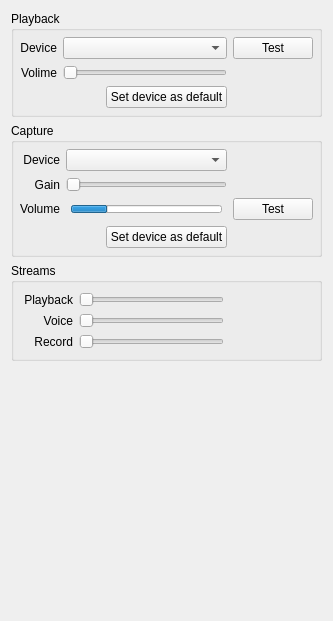
      <widget class="QWidget" name="tabAudio">
       <attribute name="title">
        <string>Audio</string>
       </attribute>
       <layout class="QVBoxLayout" name="verticalLayout_16">
        <item>
         <widget class="QGroupBox" name="groupBox_4">
          <property name="title">
           <string>Playback</string>
          </property>
          <layout class="QVBoxLayout" name="verticalLayout_7">
           <property name="spacing">
            <number>6</number>
           </property>
           <property name="leftMargin">
            <number>6</number>
           </property>
           <property name="topMargin">
            <number>6</number>
           </property>
           <property name="rightMargin">
            <number>6</number>
           </property>
           <property name="bottomMargin">
            <number>6</number>
           </property>
           <item>
            <layout class="QGridLayout" name="gridLayout">
             <item row="1" column="1">
              <widget class="QSlider" name="sliderAudioPlayback">
               <property name="orientation">
                <enum>Qt::Horizontal</enum>
               </property>
              </widget>
             </item>
             <item row="0" column="1">
              <widget class="QComboBox" name="cboxAudioPlayback"/>
             </item>
             <item row="0" column="0">
              <widget class="QLabel" name="label_5">
               <property name="text">
                <string>Device</string>
               </property>
               <property name="alignment">
                <set>Qt::AlignRight|Qt::AlignTrailing|Qt::AlignVCenter</set>
               </property>
              </widget>
             </item>
             <item row="1" column="0">
              <widget class="QLabel" name="label_6">
               <property name="text">
                <string>Volime</string>
               </property>
               <property name="alignment">
                <set>Qt::AlignRight|Qt::AlignTrailing|Qt::AlignVCenter</set>
               </property>
              </widget>
             </item>
             <item row="0" column="2">
              <widget class="QPushButton" name="btnPlaybackTest">
               <property name="sizePolicy">
                <sizepolicy hsizetype="Minimum" vsizetype="Preferred">
                 <horstretch>0</horstretch>
                 <verstretch>0</verstretch>
                </sizepolicy>
               </property>
               <property name="minimumSize">
                <size>
                 <width>80</width>
                 <height>0</height>
                </size>
               </property>
               <property name="text">
                <string>Test</string>
               </property>
               <property name="checkable">
                <bool>true</bool>
               </property>
              </widget>
             </item>
             <item row="2" column="1">
              <layout class="QHBoxLayout" name="horizontalLayout_6">
               <item>
                <spacer name="horizontalSpacer_5">
                 <property name="orientation">
                  <enum>Qt::Horizontal</enum>
                 </property>
                 <property name="sizeHint" stdset="0">
                  <size>
                   <width>40</width>
                   <height>20</height>
                  </size>
                 </property>
                </spacer>
               </item>
               <item>
                <widget class="QPushButton" name="btnPlaybackAsDefault">
                 <property name="text">
                  <string>Set device as default</string>
                 </property>
                </widget>
               </item>
              </layout>
             </item>
            </layout>
           </item>
          </layout>
         </widget>
        </item>
        <item>
         <widget class="QGroupBox" name="groupBox_5">
          <property name="title">
           <string>Capture</string>
          </property>
          <layout class="QVBoxLayout" name="verticalLayout_8">
           <property name="leftMargin">
            <number>6</number>
           </property>
           <property name="topMargin">
            <number>6</number>
           </property>
           <property name="rightMargin">
            <number>6</number>
           </property>
           <property name="bottomMargin">
            <number>6</number>
           </property>
           <item>
            <layout class="QGridLayout" name="gridLayout_2">
             <item row="0" column="0">
              <widget class="QLabel" name="label_7">
               <property name="text">
                <string>Device</string>
               </property>
               <property name="alignment">
                <set>Qt::AlignRight|Qt::AlignTrailing|Qt::AlignVCenter</set>
               </property>
              </widget>
             </item>
             <item row="1" column="1">
              <widget class="QSlider" name="sliderAudioRecord">
               <property name="orientation">
                <enum>Qt::Horizontal</enum>
               </property>
              </widget>
             </item>
             <item row="1" column="0">
              <widget class="QLabel" name="label_8">
               <property name="text">
                <string>Gain</string>
               </property>
               <property name="alignment">
                <set>Qt::AlignRight|Qt::AlignTrailing|Qt::AlignVCenter</set>
               </property>
              </widget>
             </item>
             <item row="0" column="1">
              <widget class="QComboBox" name="cboxAudioRecord"/>
             </item>
             <item row="2" column="0">
              <widget class="QLabel" name="label_9">
               <property name="text">
                <string>Volume</string>
               </property>
               <property name="alignment">
                <set>Qt::AlignRight|Qt::AlignTrailing|Qt::AlignVCenter</set>
               </property>
              </widget>
             </item>
             <item row="2" column="2">
              <widget class="QPushButton" name="btnRecordTest">
               <property name="minimumSize">
                <size>
                 <width>80</width>
                 <height>0</height>
                </size>
               </property>
               <property name="text">
                <string>Test</string>
               </property>
               <property name="checkable">
                <bool>true</bool>
               </property>
              </widget>
             </item>
             <item row="2" column="1">
              <layout class="QHBoxLayout" name="horizontalLayout_5">
               <property name="spacing">
                <number>0</number>
               </property>
               <item>
                <widget class="QWidget" name="widget_1" native="true">
                 <property name="minimumSize">
                  <size>
                   <width>5</width>
                   <height>0</height>
                  </size>
                 </property>
                 <property name="maximumSize">
                  <size>
                   <width>5</width>
                   <height>16777215</height>
                  </size>
                 </property>
                </widget>
               </item>
               <item>
                <widget class="QProgressBar" name="pbarAudioRecord">
                 <property name="sizePolicy">
                  <sizepolicy hsizetype="MinimumExpanding" vsizetype="Fixed">
                   <horstretch>0</horstretch>
                   <verstretch>0</verstretch>
                  </sizepolicy>
                 </property>
                 <property name="maximumSize">
                  <size>
                   <width>16777215</width>
                   <height>8</height>
                  </size>
                 </property>
                 <property name="value">
                  <number>24</number>
                 </property>
                 <property name="textVisible">
                  <bool>false</bool>
                 </property>
                 <property name="format">
                  <string/>
                 </property>
                </widget>
               </item>
               <item>
                <widget class="QWidget" name="widget_2" native="true">
                 <property name="minimumSize">
                  <size>
                   <width>5</width>
                   <height>0</height>
                  </size>
                 </property>
                 <property name="maximumSize">
                  <size>
                   <width>5</width>
                   <height>16777215</height>
                  </size>
                 </property>
                </widget>
               </item>
              </layout>
             </item>
             <item row="3" column="1">
              <layout class="QHBoxLayout" name="horizontalLayout_7">
               <item>
                <spacer name="horizontalSpacer_6">
                 <property name="orientation">
                  <enum>Qt::Horizontal</enum>
                 </property>
                 <property name="sizeHint" stdset="0">
                  <size>
                   <width>40</width>
                   <height>20</height>
                  </size>
                 </property>
                </spacer>
               </item>
               <item>
                <widget class="QPushButton" name="btnRecordAsDefault">
                 <property name="text">
                  <string>Set device as default</string>
                 </property>
                </widget>
               </item>
              </layout>
             </item>
            </layout>
           </item>
          </layout>
         </widget>
        </item>
        <item>
         <widget class="QGroupBox" name="groupBox_10">
          <property name="title">
           <string>Streams</string>
          </property>
          <layout class="QVBoxLayout" name="verticalLayout_9">
           <item>
            <layout class="QGridLayout" name="gridLayout_3">
             <item row="0" column="0">
              <widget class="QLabel" name="labelStreamPlayback">
               <property name="text">
                <string>Playback</string>
               </property>
               <property name="alignment">
                <set>Qt::AlignRight|Qt::AlignTrailing|Qt::AlignVCenter</set>
               </property>
              </widget>
             </item>
             <item row="1" column="1">
              <widget class="QSlider" name="sliderStreamVoice">
               <property name="orientation">
                <enum>Qt::Horizontal</enum>
               </property>
              </widget>
             </item>
             <item row="0" column="1">
              <widget class="QSlider" name="sliderStreamPlayback">
               <property name="orientation">
                <enum>Qt::Horizontal</enum>
               </property>
              </widget>
             </item>
             <item row="0" column="2">
              <widget class="QWidget" name="widget_3" native="true">
               <property name="minimumSize">
                <size>
                 <width>80</width>
                 <height>0</height>
                </size>
               </property>
              </widget>
             </item>
             <item row="1" column="0">
              <widget class="QLabel" name="labelStreamVoice">
               <property name="text">
                <string>Voice</string>
               </property>
               <property name="alignment">
                <set>Qt::AlignRight|Qt::AlignTrailing|Qt::AlignVCenter</set>
               </property>
              </widget>
             </item>
             <item row="2" column="0">
              <widget class="QLabel" name="labelStreamRecord">
               <property name="text">
                <string>Record</string>
               </property>
               <property name="alignment">
                <set>Qt::AlignRight|Qt::AlignTrailing|Qt::AlignVCenter</set>
               </property>
              </widget>
             </item>
             <item row="2" column="1">
              <widget class="QSlider" name="sliderStreamRecord">
               <property name="orientation">
                <enum>Qt::Horizontal</enum>
               </property>
              </widget>
             </item>
            </layout>
           </item>
          </layout>
         </widget>
        </item>
        <item>
         <spacer name="verticalSpacer_2">
          <property name="orientation">
           <enum>Qt::Vertical</enum>
          </property>
          <property name="sizeHint" stdset="0">
           <size>
            <width>20</width>
            <height>249</height>
           </size>
          </property>
         </spacer>
        </item>
       </layout>
      </widget>
